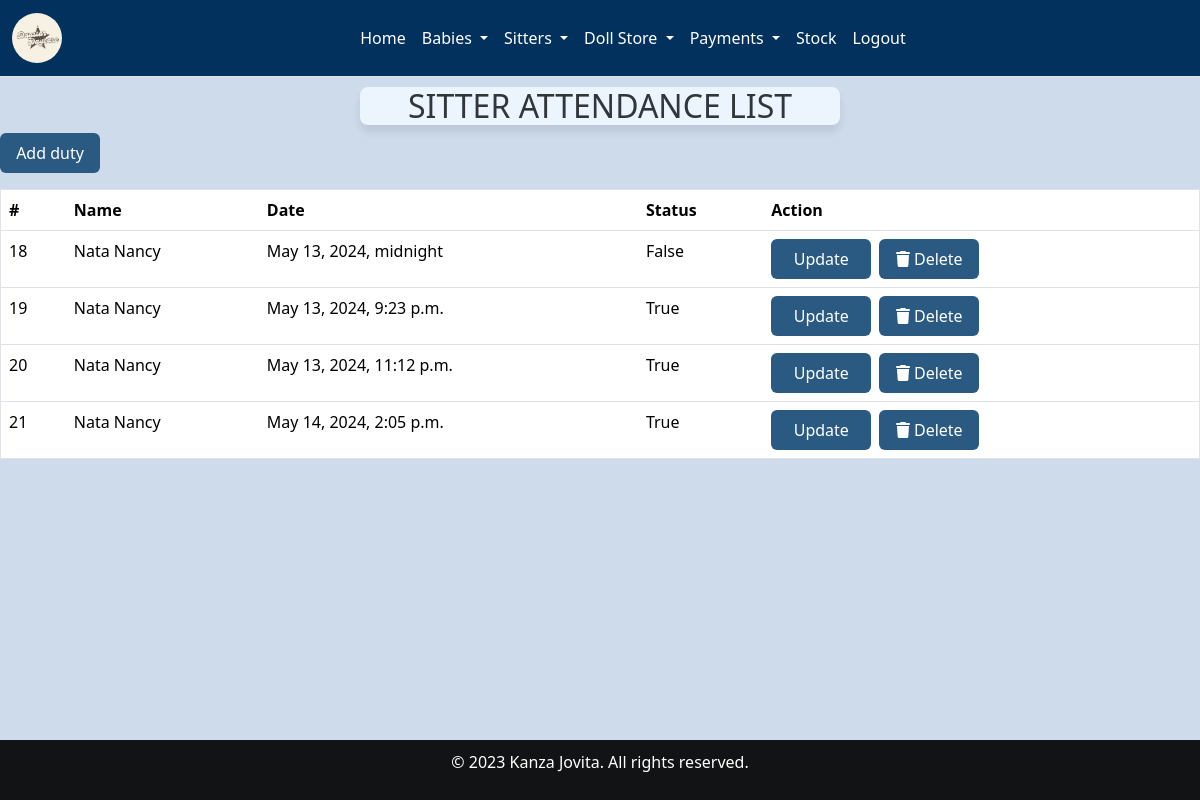
The page /onduty/ (signed in) on the database as committed earlier.
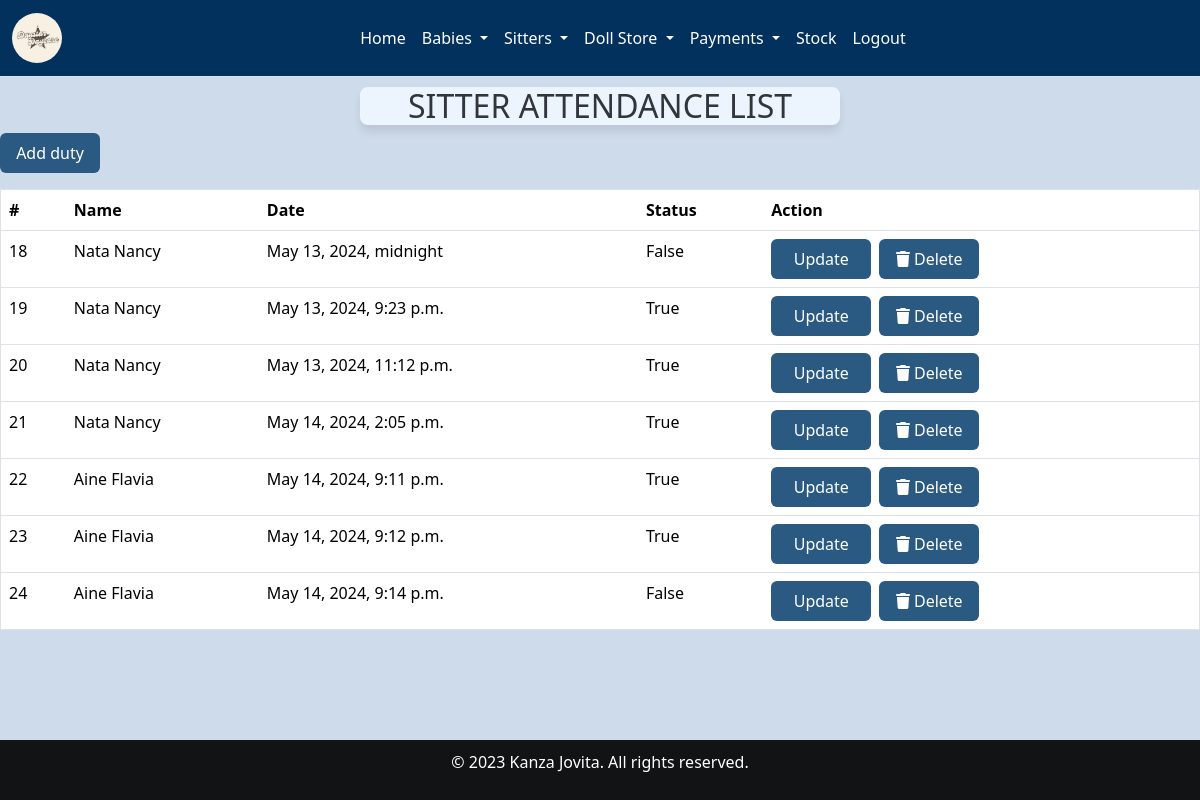
The same page on the database as committed later.
### home/models.py (models this page shows, shortened)
class Sitter_arrival(models.Model):
    sitter_name=models.ForeignKey(Sitterreg, on_delete=models.CASCADE)
    date_of_arrival=models.DateTimeField()
    Attendancestatus = models.BooleanField(default=False)
    babies = models.ManyToManyField(Babyreg)
    created_at = models.DateTimeField(auto_now_add=True,null=True)

class Sitterreg(models.Model):
    Sitter_name = models.CharField(max_length=30, null=False,blank=False)
    Sitter_number = models.CharField(max_length=30, null=False, blank=False)
    Date_of_birth = models.DateField(null=True, blank=True)
    Contact = models.CharField(max_length=30,null=False,blank=False)
    date = models.DateTimeField()
    Location_choices = [('Kabalagala', 'Kabalagala'),]
    Location = models.CharField(choices=Location_choices, max_length=100)
    Gender =  models.CharField(choices=[('male', 'Male'),('female', 'Female')], max_length=100)
    Level_of_education = models.CharField(choices=[('Degree','Degree'),('Diploma','Diploma'),('Certificate','Certificate')],max_length=200,default=0)
    Next_of_kin = models.CharField(max_length=30, null=False,blank=False)
    NIN = models.CharField(max_length=30, null=False,blank=False)
    Recommenders_name = models.CharField(max_length=30, null=False,blank=False)
    Religion = models.CharField(choices=[('Anglican', 'Anglican'),('Catholic', 'Catholic'),('Pentecostal','Pentecostal'),('Muslim','Muslim'),('Other','Other')], max_length=100)
    created_at = models.DateTimeField(auto_now_add=True,null=True)
    def __str__(self):
        return str(self.Sitter_name)

### home/views.py (the view)
# urls.py: path('onduty/', views.onduty, name='onduty'),
@login_required
def onduty(request):
    onduty = Sitter_arrival.objects.all()
    return render(request, 'onduty.html', {'onduty': onduty})

### home/templates/onduty.html (shortened to what this page needs)
{% extends 'base.html' %}
{% load static %}
{% block content %}
<div class="card-header">
    <h2>SITTER ATTENDANCE LIST</h2>
</div>
<a href="/addonduty" class="btn btn-primary mb-3">Add duty </a>
<div class="table-responsive">
    <table class="table table-bordered table-hover">
        <thead class="table-white">
            <tr>
                <th scope="col">#</th>
                <th scope="col">Name</th>
                <th scope="col">Date</th>
                <th scope="col">Status</th>
                <th scope=>Action</th>
            </tr>
        </thead>
        <tbody>
            {% for sitter in onduty  %}
            <tr>
                <td>{{ sitter.id }}</td>
                <td>{{ sitter.sitter_name}}</td>
                <td>{{ sitter.date_of_arrival }}</td>
                <td>{{ sitter.Attendancestatus}}</td>
                <td class="btn-container">
                    <a href="{% url 'editonduty' id=sitter.id %}"  class="btn btn-primary ">Update</a>
                    <form action="{% url 'delete_onduty' id=sitter.id %}" method="POST" onsubmit="return confirm('Delete')">
                        <button class="btn" type="submit"><i class="fas fa-trash"></i>Delete</button>
                    </form>
                </td>
            </tr>
            {% endfor %}
        </tbody>
    </table>
</div>
{% endblock %}

### home/templates/base.html (shortened to what this page needs)
{% load static %}
<!DOCTYPE html>
<html lang="en">
<head>
    <link rel="stylesheet" href="https://cdnjs.cloudflare.com/ajax/libs/font-awesome/6.0.0-beta3/css/all.min.css">
    <link rel="stylesheet" href="{% static 'css/main.css' %}">
    {% load bootstrap5 %}
    {% bootstrap_css %}
</head>
<body>
    <div>
        <nav class="navbar navbar-expand-lg border-bottom border-body" style="background-color: #02315E;">
            <div class="container-fluid">
                <a class="navbar-brand" href="">
                    <img style="border-radius: 50px;" src="{% static 'images/logo.jpg' %}" alt="logo" class="logo-img">
                </a>
                {% if user.is_authenticated %}
                <div class="collapse navbar-collapse justify-content-center" id="navbarColor01">
                    <ul class="navbar-nav">
                    <li class="nav-item">
                        <a class="nav-link active text-white" href="/home/" id="t">Home</a>
                    </li>
                    <li class="nav-item dropdown">
                        <a class="nav-link dropdown-toggle active text-white" href="" id="babiesDropdown" role="button" data-bs-toggle="dropdown" aria-haspopup="true" aria-expanded="false">
                            Babies
                        </a>
                    </li>
                    <li class="nav-item dropdown">
                        <a class="nav-link dropdown-toggle active text-white" href="" id="sittersDropdown" role="button" data-bs-toggle="dropdown" aria-haspopup="true" aria-expanded="false">
                            Sitters
                        </a>
                    </li>
                    <li class="nav-item dropdown">
                        <a class="nav-link dropdown-toggle active text-white" href="#" id="dollDropdown" role="button" data-bs-toggle="dropdown" aria-haspopup="true" aria-expanded="false">
                            Doll Store
                        </a>
                    </li>
                    <li class="nav-item dropdown">
                        <a class="nav-link dropdown-toggle active text-white" href="#" id="paymentsDropdown" role="button" data-bs-toggle="dropdown" aria-haspopup="true" aria-expanded="false">
                            Payments
                        </a>
                    </li>
                    <li class="nav-item">
                        <a class="nav-link active text-white" href="/inventory/" id="t">Stock</a>
                    </li>
                    <li class="nav-item">
                       <a class="nav-link text-white" href="/logout" id="medi">Logout</a>
                    </li>
                    </ul>
                    {% endif %}
                </div>
        </nav>
    </div>
    {% block content %}
    {% endblock %}
    <br/><br /><br />
    <footer>
        <div class="footer">
            <p>&copy; 2023 Kanza Jovita. All rights reserved.</p>
        </div>
    </footer>
</body>
</html>

### home/static/css/main.css (style rules this page uses)
.logo-img { width:50px; border-radius: 10%; height: 50px; }
.card-header { border: 1px #333; opacity:90%; width: 87%; text-align: center; box-shadow: 0 7px 10px rgba(0, 0, 0, 0.1); border-radius: 8px; width:30%; margin: 0 auto; margin-top: 10px; background-color: aliceblue; text-align: center; }
.table th, .table td { padding: 8px; text-align: left; border: none; outline: none; }
.table th { color: black; }
.table th, .table td { white-space: nowrap; }
.table-responsive { justify-content: center; }
.table { text-align: center; }
.nav-link { font-size: larger; }
.navbar-nav .nav-link { font-weight: normal; color: rgb(0, 0, 0); transition: color 0.3s; }
.footer { background-color: #121314; color: white; position:fixed; left: 0; bottom: 0; width: 100%; text-align: center; padding: 10px; }

### home/templates/onduty.html (style rules this page uses)
body { background-color: rgba(158, 184, 217, 0.5); }
.btn-container { display: flex; align-items: center; }
.btn { background-color: #2a5982; color: #fff; border: none; padding: 0.5rem 1rem; margin-right: 0.5rem; cursor: pointer; width: 100px; }
.btn i { margin-right: 0.25rem; }
.card-header { border: 1px #333; opacity:90%; text-align: center; box-shadow: 0 7px 10px rgba(0, 0, 0, 0.1); border-radius: 8px; width:40%; margin: 0 auto; margin-top: 10px; background-color: aliceblue; }
.table { width: 100%; border-collapse: collapse; border: 1px solid #dee2e6; }
th, td { border: 1px solid #dee2e6; padding: 0.75rem; text-align: left; }
th { background-color: #f0f0f0; }

Rows that differ between the two databases and show on the page:
added Sitter_arrival: id "22", sitter_name "Aine Flavia", date_of_arrival "May 14, 2024, 9:11 p.m.", Attendancestatus "True"
added Sitter_arrival: id "23", sitter_name "Aine Flavia", date_of_arrival "May 14, 2024, 9:12 p.m.", Attendancestatus "True"
added Sitter_arrival: id "24", sitter_name "Aine Flavia", date_of_arrival "May 14, 2024, 9:14 p.m.", Attendancestatus "False"
